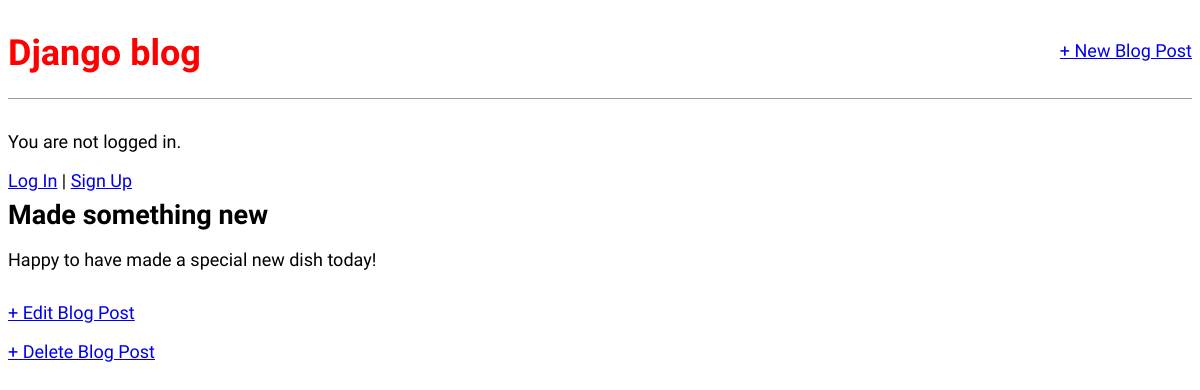
Page /post/4/ on the earlier database version.
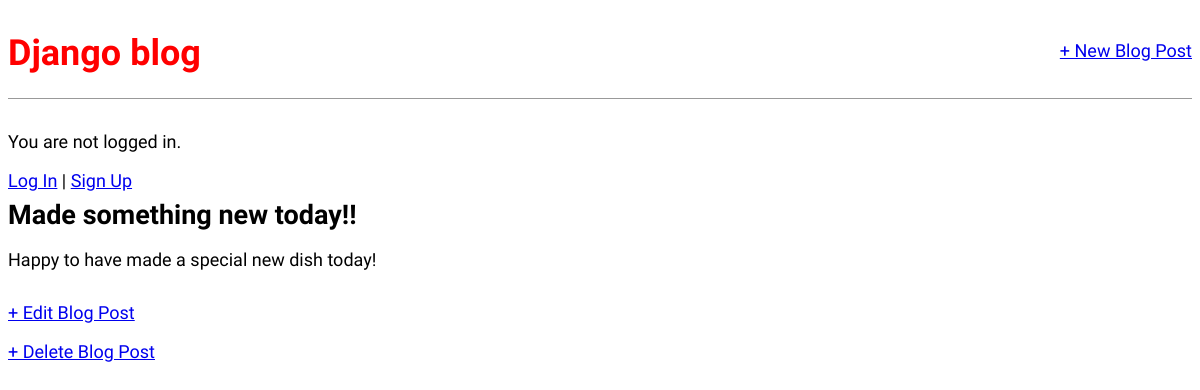
Same page on the later database version.
### blog/models.py (models this page shows, shortened)
class Post(models.Model):
    title = models.CharField(max_length=200)
    author = models.ForeignKey("auth.User", on_delete=models.CASCADE)
    body = models.TextField()

### blog/views.py (the view)
# urls.py: path("post/<int:pk>/", BlogDetailView.as_view(), name="post_detail"),
class BlogDetailView(DetailView):
    model = Post
    template_name = "post_detail.html"

### templates/post_detail.html
{% extends "base.html" %}
{% block content %}
<div class="post-entry">
    <h2>{{ post.title }}</h2>
    <p>{{ post.body }}</p>
</div>
<p><a href="{% url 'post_edit' post.pk %}">+ Edit Blog Post</a></p>
<p><a href="{% url 'post_delete' post.pk %}">+ Delete Blog Post</a></p>
{% endblock content %}

### templates/base.html (shortened to what this page needs)
{% load static %}
<html>
<head>
    <link rel="stylesheet" href="{% static 'css/base.css' %}">
</head>
<body>
    <div>
        <header>
            <div class="nav-left">
                <h1><a href="{% url 'home' %}">Django blog</a></h1>
            </div>
            <div class="nav-right">
                <a href="{% url 'post_new' %}">+ New Blog Post</a>
            </div>
        </header>
        {% if user.is_authenticated %}
        <p>Hi {{ user.username }}!</p>
        <p><a href="{% url 'logout' %}">Log Out</a></p>
        {% else %}
        <p>You are not logged in.</p>
        <a href="{% url 'login' %}">Log In</a> |
        <a href="{% url 'signup' %}">Sign Up</a>
        {% endif %}
        {% block content %}
        {% endblock content %}
    </div>
</body>
</html>

### static/css/base.css (style rules this page uses)
body { font-family: 'Source Sans Pro', sans-serif; font-size: 18px; }
header { border-bottom: 1px solid #999; margin-bottom: 2rem; display: flex; }
header h1 a { color: red; text-decoration: none; }
.nav-left { margin-right: auto; }
.nav-right { display: flex; padding-top: 2rem; }
.post-entry { margin-bottom: 2rem; }
.post-entry h2 { margin: 0.5rem 0; }

Differences in the rows shown:
changed Post "Happy to have made a special new dish today!": title "Made something new" → "Made something new today!!"
